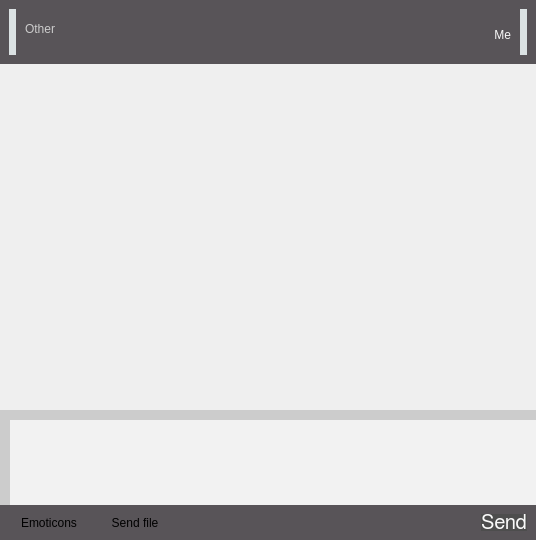
<?xml version="1.0" encoding="UTF-8"?>
<ui version="4.0">
 <class>QblDesktopChatContent</class>
 <widget class="QWidget" name="QblDesktopChatContent">
  <property name="geometry">
   <rect>
    <x>0</x>
    <y>0</y>
    <width>536</width>
    <height>540</height>
   </rect>
  </property>
  <property name="windowTitle">
   <string>Form</string>
  </property>
  <property name="styleSheet">
   <string notr="true">#frContentTopBox, #frContentBottomBox {
	background-color: rgb(88,84,88);
}

QLabel {
	/*background-color: rgb(88, 84, 88);*/
}

#lbOther {
	color: rgb(204, 204, 204);
	font: 75 italic 14pt &quot;FreeSans&quot;;
    padding: 10px 0px 10px 0px;
}

#lbOtherImage {
	background-color: rgb(219, 226, 227);
	/*border: 10px solid rgb(77, 77, 77);*/
}

#lbMe {
	color: rgb(249, 249, 249);
	font: 75 italic 14pt &quot;FreeSans&quot;;
    padding: 10px 0px 10px 0px;
}

#lbMeImage {
	background-color: rgb(219, 226, 227);
	/*border: 10px solid rgb(77, 77, 77);*/
}

#wgBottom {
	background-color: rgb(204, 204, 204);
}

#teMessage {
	background-color: rgb(242, 242, 242);
}

#btEmoticons {
	font: 75 10pt &quot;FreeSans&quot;;
}

#btSendFile {
	font: 75 10pt &quot;FreeSans&quot;;
}

#btSend
{
	background-color: rgb(77, 77, 77);
	border: 0px;
	color: rgb(249, 249, 249);
	font: 75 15pt &quot;FreeSans&quot;;

}</string>
  </property>
  <widget class="QWidget" name="wgBottom" native="true">
   <property name="geometry">
    <rect>
     <x>0</x>
     <y>410</y>
     <width>536</width>
     <height>95</height>
    </rect>
   </property>
   <property name="autoFillBackground">
    <bool>false</bool>
   </property>
   <property name="styleSheet">
    <string notr="true"/>
   </property>
   <widget class="QTextEdit" name="teMessage">
    <property name="geometry">
     <rect>
      <x>10</x>
      <y>10</y>
      <width>526</width>
      <height>85</height>
     </rect>
    </property>
    <property name="frameShape">
     <enum>QFrame::NoFrame</enum>
    </property>
    <property name="frameShadow">
     <enum>QFrame::Plain</enum>
    </property>
   </widget>
  </widget>
  <widget class="QScrollArea" name="saMessages">
   <property name="geometry">
    <rect>
     <x>0</x>
     <y>64</y>
     <width>536</width>
     <height>346</height>
    </rect>
   </property>
   <property name="styleSheet">
    <string notr="true"/>
   </property>
   <property name="frameShape">
    <enum>QFrame::NoFrame</enum>
   </property>
   <property name="frameShadow">
    <enum>QFrame::Plain</enum>
   </property>
   <property name="horizontalScrollBarPolicy">
    <enum>Qt::ScrollBarAlwaysOff</enum>
   </property>
   <property name="widgetResizable">
    <bool>true</bool>
   </property>
   <widget class="QWidget" name="scrollAreaWidgetContents">
    <property name="geometry">
     <rect>
      <x>0</x>
      <y>0</y>
      <width>536</width>
      <height>346</height>
     </rect>
    </property>
    <property name="styleSheet">
     <string notr="true"/>
    </property>
   </widget>
  </widget>
  <widget class="QFrame" name="frContentTopBox">
   <property name="geometry">
    <rect>
     <x>0</x>
     <y>0</y>
     <width>536</width>
     <height>64</height>
    </rect>
   </property>
   <layout class="QHBoxLayout" name="horizontalLayout">
    <item>
     <widget class="QLabel" name="lbOtherImage">
      <property name="enabled">
       <bool>true</bool>
      </property>
      <property name="text">
       <string/>
      </property>
      <property name="pixmap">
       <pixmap resource="../qabel-client.qrc">:/images/user.png</pixmap>
      </property>
      <property name="scaledContents">
       <bool>true</bool>
      </property>
      <property name="alignment">
       <set>Qt::AlignCenter</set>
      </property>
      <property name="margin">
       <number>0</number>
      </property>
     </widget>
    </item>
    <item>
     <widget class="QLabel" name="lbOther">
      <property name="text">
       <string>Other</string>
      </property>
      <property name="alignment">
       <set>Qt::AlignLeading|Qt::AlignLeft|Qt::AlignTop</set>
      </property>
      <property name="margin">
       <number>0</number>
      </property>
     </widget>
    </item>
    <item>
     <spacer name="horizontalSpacer">
      <property name="orientation">
       <enum>Qt::Horizontal</enum>
      </property>
      <property name="sizeHint" stdset="0">
       <size>
        <width>40</width>
        <height>20</height>
       </size>
      </property>
     </spacer>
    </item>
    <item>
     <widget class="QLabel" name="lbMe">
      <property name="text">
       <string>Me</string>
      </property>
      <property name="alignment">
       <set>Qt::AlignBottom|Qt::AlignRight|Qt::AlignTrailing</set>
      </property>
      <property name="margin">
       <number>0</number>
      </property>
     </widget>
    </item>
    <item>
     <widget class="QLabel" name="lbMeImage">
      <property name="text">
       <string/>
      </property>
      <property name="pixmap">
       <pixmap resource="../qabel-client.qrc">:/images/user.png</pixmap>
      </property>
      <property name="scaledContents">
       <bool>true</bool>
      </property>
      <property name="alignment">
       <set>Qt::AlignCenter</set>
      </property>
      <property name="margin">
       <number>0</number>
      </property>
     </widget>
    </item>
   </layout>
  </widget>
  <widget class="QFrame" name="frContentBottomBox">
   <property name="geometry">
    <rect>
     <x>0</x>
     <y>505</y>
     <width>536</width>
     <height>35</height>
    </rect>
   </property>
   <layout class="QHBoxLayout" name="horizontalLayout_2">
    <item>
     <widget class="QPushButton" name="btEmoticons">
      <property name="text">
       <string>Emoticons</string>
      </property>
      <property name="flat">
       <bool>true</bool>
      </property>
     </widget>
    </item>
    <item>
     <widget class="QPushButton" name="btSendFile">
      <property name="text">
       <string>Send file</string>
      </property>
      <property name="flat">
       <bool>true</bool>
      </property>
     </widget>
    </item>
    <item>
     <spacer name="horizontalSpacer_2">
      <property name="orientation">
       <enum>Qt::Horizontal</enum>
      </property>
      <property name="sizeHint" stdset="0">
       <size>
        <width>40</width>
        <height>20</height>
       </size>
      </property>
     </spacer>
    </item>
    <item>
     <widget class="QPushButton" name="btSend">
      <property name="font">
       <font>
        <family>FreeSans</family>
        <pointsize>15</pointsize>
        <weight>9</weight>
        <italic>false</italic>
        <bold>false</bold>
       </font>
      </property>
      <property name="text">
       <string>Send</string>
      </property>
      <property name="default">
       <bool>false</bool>
      </property>
      <property name="flat">
       <bool>false</bool>
      </property>
     </widget>
    </item>
   </layout>
  </widget>
 </widget>
 <resources>
  <include location="../qabel-client.qrc"/>
 </resources>
 <connections/>
</ui>
